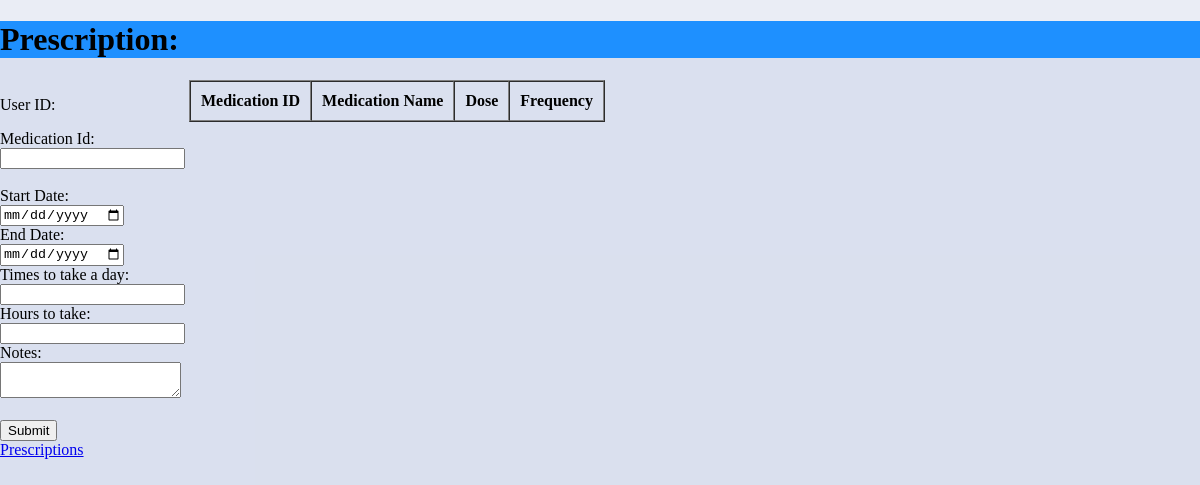
Before: /introPrescription.php with the older database file.
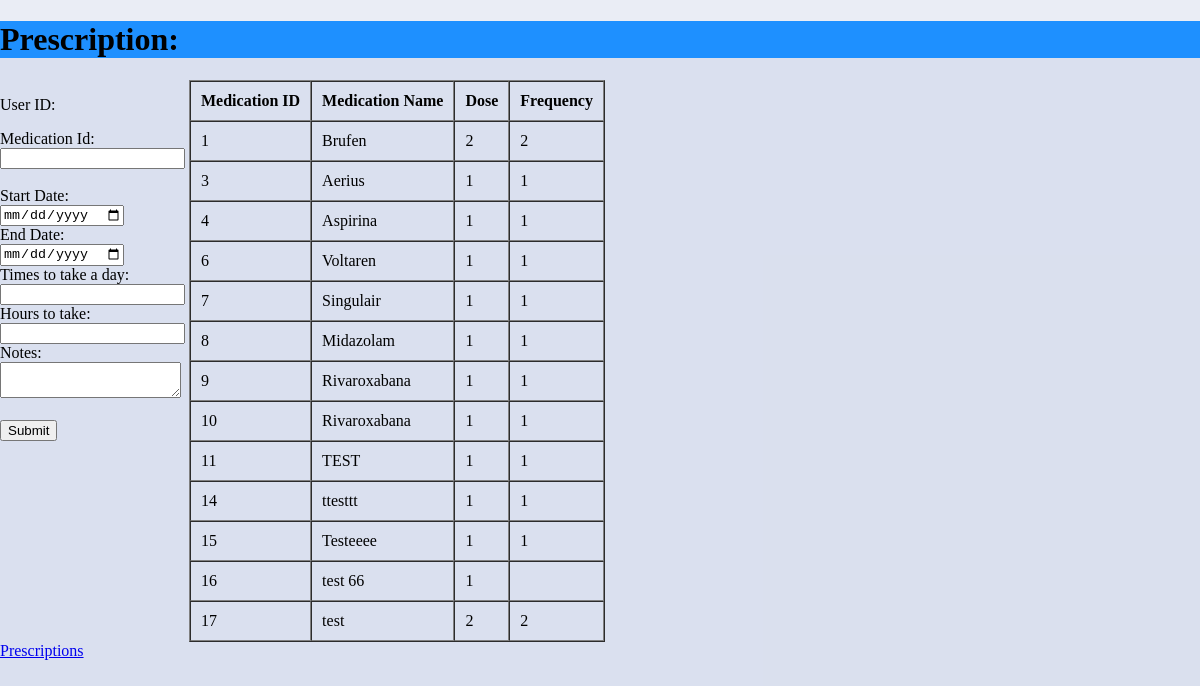
After: the same page with the newer database file.
### tables this page shows
CREATE TABLE `medications` (
  `medication_id` int(11) NOT NULL,
  `name` varchar(100) NOT NULL,
  `dose` varchar(50) NOT NULL,
  `frequency` varchar(50) NOT NULL
);

### introPrescription.php (the view, shortened to what this page needs)
<?php
include 'alert.php';
$user_id = $_GET['id'];
?>
<!DOCTYPE html>
<html lang="en" dir="ltr">
  <head>
  </head>
  <body>
  <h1 style="background-color:DodgerBlue;">Prescription:</h1>
    <form class="" action="" method="post" autocomplete="off" enctype="multipart/form-data">
    <?php echo '<p>User ID: ' . $user_id . '</p>';?>
    <label for="medication_id">Medication Id:</label> <br>
    <input type="text" name="medication_id" id = "medication_id"> <br>
    <br>
    <label for="start_date">Start Date:</label><br>
    <input type="date" id="start_date" name="start_date"><br>
    <label for="end_date">End Date:</label><br>
    <input type="date" id="end_date" name="end_date"><br>
    <label for="times_per_day">Times to take a day:</label> <br>
    <input type="text" name="times_per_day" id="times_per_day"> <br>
    <label for="hours_to_take">Hours to take:</label> <br>
    <input type="text" name="hours_to_take" id="hours_to_take"> <br>
    <label for="notes">Notes:</label><br>
    <textarea id="notes" name="notes"></textarea><br><br>
    <button type = "submit" name = "submit">Submit</button>
    </form>
    <table border="1" cellspacing="0" cellpadding="10">
  <tr>
    <th>Medication ID</th>
    <th>Medication Name</th>
    <th>Dose</th>
    <th>Frequency</th>
  </tr>
  <?php
    $query = "SELECT * FROM `medications`";
    $result = mysqli_query($conn, $query);
  while($row = mysqli_fetch_assoc($result)){
    $medication_id = $row['medication_id'];
    $medication_name = $row['name'];
    $dose = $row['dose'];
    $frequency = $row['frequency'];
    echo "<tr>";
    echo "<td>$medication_id</td>";
    echo "<td>$medication_name</td>";
    echo "<td>$dose</td>";
    echo "<td>$frequency</td>";
    echo "</tr>";
  }
  ?>
</table>
    <br>
    <a href="dataPrescription.php">Prescriptions</a> <br>
  </body>
</html>

Changed rows visible on the page:
added medications: medication_id "1", name "Brufen", dose "2", frequency "2"
added medications: medication_id "3", name "Aerius", dose "1", frequency "1"
added medications: medication_id "4", name "Aspirina", dose "1", frequency "1"
added medications: medication_id "6", name "Voltaren", dose "1", frequency "1"
added medications: medication_id "7", name "Singulair", dose "1", frequency "1"
added medications: medication_id "8", name "Midazolam", dose "1", frequency "1"
added medications: medication_id "9", name "Rivaroxabana", dose "1", frequency "1"
added medications: medication_id "10", name "Rivaroxabana", dose "1", frequency "1"
added medications: medication_id "11", name "TEST", dose "1", frequency "1"
added medications: medication_id "14", name "ttesttt", dose "1", frequency "1"
added medications: medication_id "15", name "Testeeee", dose "1", frequency "1"
added medications: medication_id "16", name "test 66", dose "1"
added medications: medication_id "17", name "test", dose "2", frequency "2"
